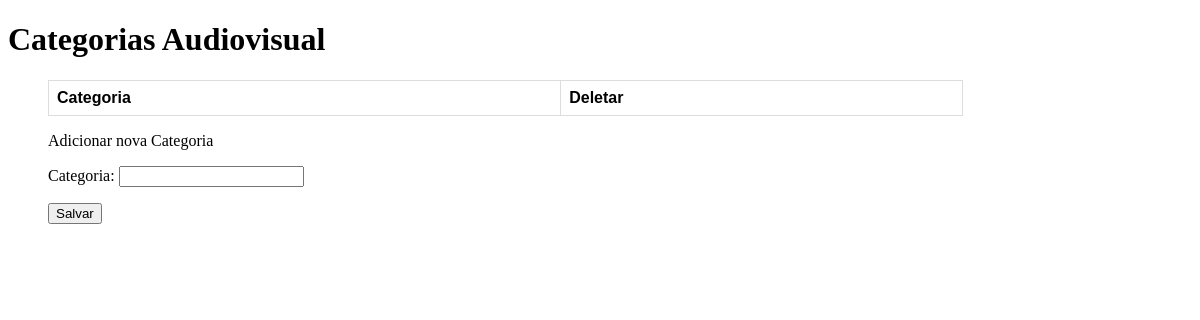
Page /categories/ (signed in) on the earlier database version.
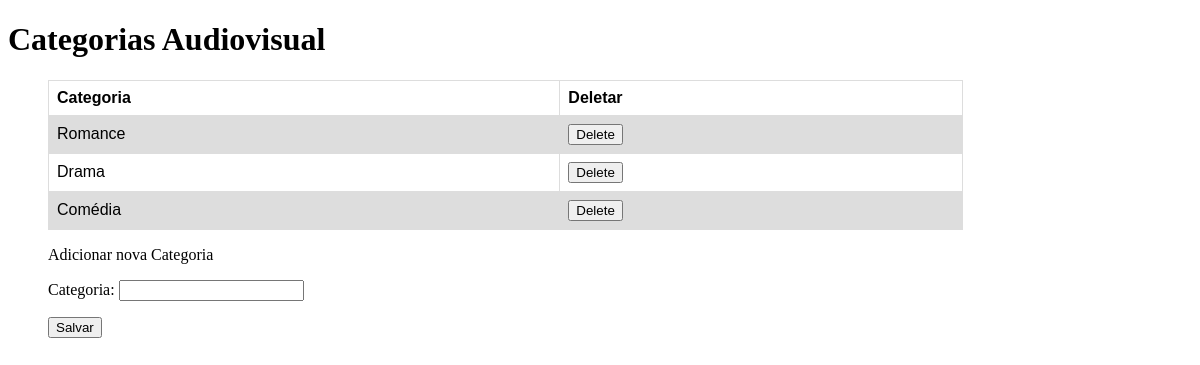
Same page on the later database version.
### cedoc/models.py (models this page shows, shortened)
class Categoria(models.Model):
    categoria = models.CharField('Categoria', max_length=100)

### cedoc/views.py (the view)
# urls.py: path('categories/', cedocViews.categories, name='url_categories'),
def categories(request):
    data = {}
    data['category'] = Categoria.objects.all()
    if request.user.is_superuser:
        form = CategoryUpload(request.POST or None)
        data['form'] = form
        data['string'] = ''
        if request.method == 'POST':
            if form.is_valid and request.user.is_superuser:
                form.save()     # saves new category
                data['string'] = 'Nova categoria salva!'
                data['form'] = None
    return render(request, 'cedoc/categories.html', data)

### cedoc/forms.py
class CategoryUpload(ModelForm):
    class Meta:
        model = Categoria
        fields = ['categoria']

### cedoc/templates/cedoc/categories.html (shortened to what this page needs)
<!DOCTYPE html>
<html lang="en">
<head>
</head>
<body>
    <h1>Categorias Audiovisual</h1>
    <ul>
        <table>
            <tr>
                <th>Categoria</th>
                {% if user.is_superuser %}
                <th>Deletar</th>
                {% endif %}
            </tr>
            {% for cat in category %}
            <tr>
                <td>{{ cat.categoria }}</td>
                 {% if user.is_superuser %}
                <td> <button name="cats" onclick="location.href = '{% url 'url_delete_category' cat.id %}'">Delete</button> </td>
                 {% endif %}
            </tr>
            {% endfor %}
        </table>
         {% if string == "" %}
        <p>Adicionar nova Categoria</p>
        <form action="{% url 'url_categories' %}" method="POST">
            {% csrf_token %} {{form.as_p}}
            <button class="fieldWrapper" type="submit">Salvar</button>
        </form>
        {% elif user.is_superuser %}
        <p>{{ string }}</p>
        <button name="new_cat" method="GET" onclick="location.href = '{% url 'url_categories' %}'">Nova Categoria</button>
        {% endif %}
    </ul>
</body>
</html>

### cedoc/templates/cedoc/categories.html (style rules this page uses)
table { font-family: arial, sans-serif; border-collapse: collapse; width: 80%; }
td, th { border: 1px solid #dddddd; text-align: left; padding: 8px; }
tr:nth-child(even) { background-color: #dddddd; }

Differences in the rows shown:
added Categoria: categoria "Romance"
added Categoria: categoria "Drama"
added Categoria: categoria "Comédia"
